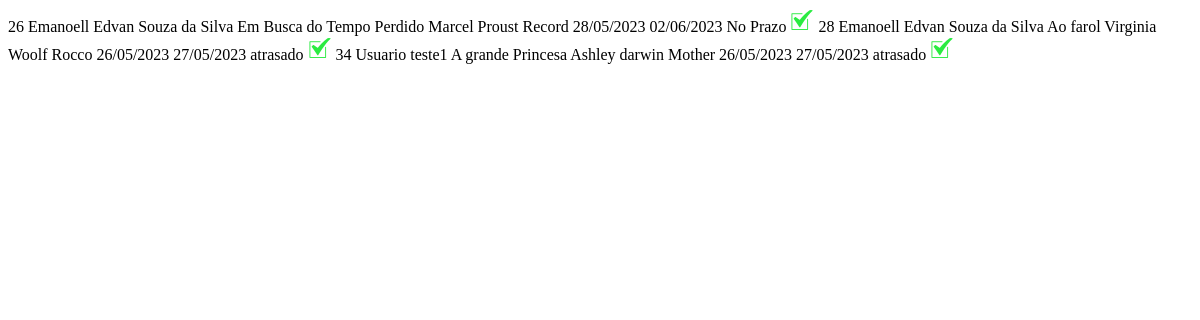
The app's page /LocadoraWDA-3.0/consultas/consulta-aluguel.php?busca=26 with its own data.
### tables this page shows
CREATE TABLE `aluguel` (
  `id` int(11) NOT NULL,
  `id_cliente` int(11) NOT NULL,
  `nome_cliente` text NOT NULL,
  `id_livro` int(11) NOT NULL,
  `nome_livro` text NOT NULL,
  `autor_livro` text NOT NULL,
  `editora_livro` text NOT NULL,
  `data_alu` date NOT NULL,
  `data_devo` date NOT NULL,
  `status` text NOT NULL
);

### LocadoraWDA-3.0/consultas/consulta-aluguel.php (the view, shortened to what this page needs)
<?php
	include_once '../funcoes/conexao.php';
	@$pesquisa = $conn->real_escape_string($_GET['busca']);
	$sql_code = "SELECT id, id_cliente, nome_cliente, nome_livro, autor_livro, editora_livro, data_devo, DATE_FORMAT(data_alu, '%d/%m/%Y') as data_alug, DATE_FORMAT(data_devo, '%d/%m/%Y') as data_devol, status
		FROM aluguel
		WHERE id LIKE '%$pesquisa%'
        OR id_cliente LIKE '%$pesquisa%'
		OR nome_cliente LIKE '%$pesquisa%'
        OR nome_livro LIKE '%$pesquisa%'
        OR autor_livro LIKE '%$pesquisa%'
		OR editora_livro LIKE '%$pesquisa%'
		OR data_alu LIKE '%$pesquisa%'
		OR data_devo LIKE '%$pesquisa%'
		OR status LIKE '%$pesquisa%'
		ORDER BY nome_cliente;";
	$sql_query = $conn->query($sql_code) or die("ERRO ao consultar! " . $conn->error);
	if ($sql_query->num_rows == 0) {
		?>
	<tr>
		<td colspan="3">Nenhum resultado encontrado...</td>
	</tr>
	<?php
	} else {
		while($dados = $sql_query->fetch_assoc()) {
			?>
			<tr id="tab" style="text-align: center;">
				<td data-cell="ID"><?php echo $dados['id']; ?></td>
				<td data-cell="Nome Cliente"><?php echo $dados['nome_cliente']; ?></td>
				<td data-cell="Nome Livro"><?php echo $dados['nome_livro']; ?></td>
				<td data-cell="Autor Livro"><?php echo $dados['autor_livro']; ?></td>
				<td data-cell="Editora Livro"><?php echo $dados['editora_livro']; ?></td>
				<td data-cell="Data de Aluguel"><?php echo $dados['data_alug']; ?></td>
				<td data-cell="Data de Devolução"><?php echo $dados['data_devol']; ?></td>
				<?php if($dados['status'] == "atrasado") {?>
				<td class="table-danger" data-cell="Status"><?php echo $dados['status']; ?></td>
				<?php }else if($dados['status'] == "No Prazo"){?>
				<td class="table-success" data-cell="Status"><?php echo $dados['status']; ?></td>
				<?php } else{?>
				<td class="text-center" data-cell="Status"><?php echo $dados['status']; ?></td>
				<?php }?>
				<?php if($dados['status'] == "atrasado" || $dados['status'] == "No Prazo"){?>
				<td><a href='../confirma/con-baixa.php?id=<?php echo $dados['id']; ?>' class='btn'><img src='../imagens/entregue2.png'></a></td>
				<?php }else { ?>
					<td><a href='#?id=<?php echo $dados['id']; ?>' class='btn'><img src='../imagens/deletar.png'></a></td>
					<?php } ?>
			</tr>
			<?php
		}
	}
?>
<html>
	<link rel="stylesheet" href="../paginacao/style.css">
</html>

### records on screen
aluguel: id "26", nome_cliente "Emanoell Edvan Souza da Silva", nome_livro "Em Busca do Tempo Perdido", autor_livro "Marcel Proust", editora_livro "Record", data_alug "28/05/2023", data_devol "02/06/2023", status "No Prazo"
aluguel: id "28", nome_cliente "Emanoell Edvan Souza da Silva", nome_livro "Ao farol", autor_livro "Virginia Woolf", editora_livro "Rocco", data_alug "26/05/2023", data_devol "27/05/2023", status "atrasado"
aluguel: id "34", nome_cliente "Usuario teste1", nome_livro "A grande Princesa", autor_livro "Ashley darwin", editora_livro "Mother", data_alug "26/05/2023", data_devol "27/05/2023", status "atrasado"
